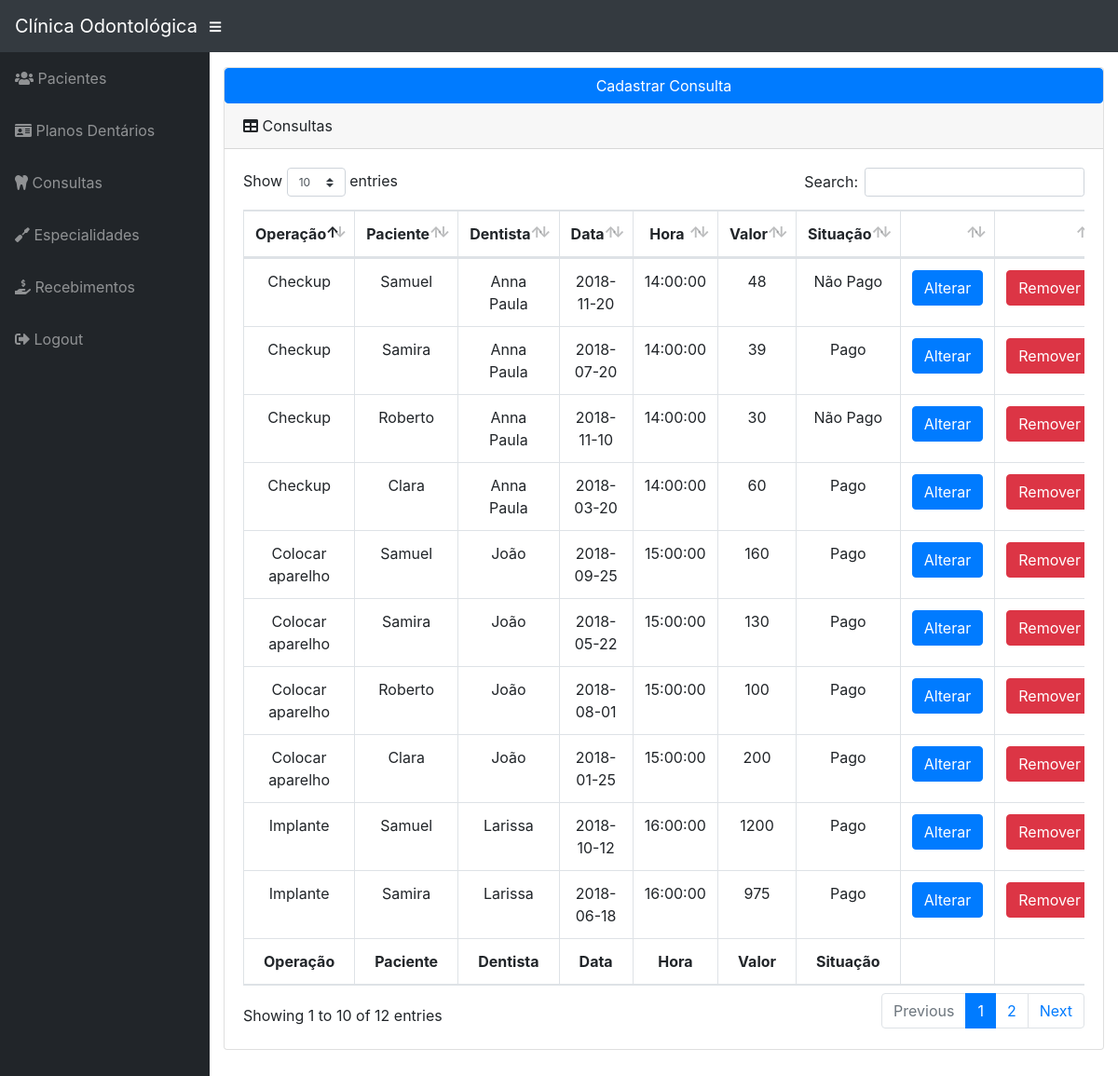
Page /system/recepcionista/consultas.php (signed in) on the committed database.
### tables this page shows
CREATE TABLE IF NOT EXISTS `dentista_consulta_paciente` (
  `id` INT UNSIGNED NOT NULL AUTO_INCREMENT,
  `paciente_id` INT UNSIGNED NOT NULL,
  `dentista_id` INT UNSIGNED NOT NULL,
  `operacao` VARCHAR(45) NOT NULL,
  `data` DATE NOT NULL,
  `horario` TIME NOT NULL,
  `valor` FLOAT NOT NULL,
  `situacao` ENUM('Pago', 'Não Pago') NOT NULL,
  INDEX `fk_dentista_has_paciente_paciente1_idx` (`paciente_id` ASC),
  INDEX `fk_dentista_consulta_paciente_dentista1_idx` (`dentista_id` ASC),
  PRIMARY KEY (`id`),
  UNIQUE INDEX `id_UNIQUE` (`id` ASC),
  CONSTRAINT `fk_dentista_has_paciente_paciente1`
    FOREIGN KEY (`paciente_id`)
    REFERENCES `paciente` (`id`)
    ON DELETE CASCADE
    ON UPDATE CASCADE,
  CONSTRAINT `fk_dentista_consulta_paciente_dentista1`
    FOREIGN KEY (`dentista_id`)
    REFERENCES `dentista` (`funcionario_id`)
    ON DELETE CASCADE
    ON UPDATE CASCADE);

CREATE TABLE IF NOT EXISTS `paciente` (
  `id` INT UNSIGNED NOT NULL AUTO_INCREMENT,
  `nome` VARCHAR(45) NOT NULL,
  `sobrenome` VARCHAR(90) NOT NULL,
  `nascimento` DATE NOT NULL,
  `cpf` CHAR(11) NULL,
  `plano_dentario_id` INT UNSIGNED NULL,
  PRIMARY KEY (`id`),
  UNIQUE INDEX `id_UNIQUE` (`id` ASC),
  UNIQUE INDEX `cpf_UNIQUE` (`cpf` ASC),
  INDEX `fk_paciente_plano_dentario1_idx` (`plano_dentario_id` ASC),
  CONSTRAINT `fk_paciente_plano_dentario1`
    FOREIGN KEY (`plano_dentario_id`)
    REFERENCES `plano_dentario` (`id`)
    ON DELETE SET NULL
    ON UPDATE CASCADE);

CREATE TABLE IF NOT EXISTS `funcionario` (
  `id` INT UNSIGNED NOT NULL AUTO_INCREMENT,
  `nome` VARCHAR(45) NOT NULL,
  `sobrenome` VARCHAR(90) NOT NULL,
  `nascimento` DATE NOT NULL,
  `cpf` CHAR(11) NULL,
  `salario` FLOAT UNSIGNED NOT NULL,
  `cargo` VARCHAR(45) NOT NULL,
  PRIMARY KEY (`id`),
  UNIQUE INDEX `id_UNIQUE` (`id` ASC),
  UNIQUE INDEX `cpf_UNIQUE` (`cpf` ASC));

### php/classDentistaConsultaPaciente.php (called while the page is built, shortened)
<?php
class Dentista_consulta_Paciente{
	private $id;
	public function __construct(){
		$database = new Database();
		$dbSet = $database->dbSet();
		$this->conn = $dbSet;
	}
	public function setId($id){
        $this->id = $id;
    }
	public function viewAll(){
		$stmt = $this->conn->prepare("SELECT * FROM dentista_consulta_paciente");
		$stmt->execute();
		return $stmt;
	}
	public function nomePaciente(){
		try{
			$stmt = $this->conn->prepare("SELECT paciente.nome FROM dentista_consulta_paciente, paciente WHERE dentista_consulta_paciente.paciente_id = paciente.id AND dentista_consulta_paciente.id = :id");
			$stmt->bindParam(":id", $this->id);
			$stmt->execute();
			$result = $stmt->fetch(PDO::FETCH_OBJ);
			if(empty($result)){
				return "";
			}else{
				return $result->nome;
			}
		}catch(PDOExcecption $e){
			echo $e->getMessage();
			return 0;
		}
	}
	public function nomeDentista(){
		try{
			$stmt = $this->conn->prepare("SELECT funcionario.nome FROM dentista_consulta_paciente, funcionario WHERE dentista_consulta_paciente.dentista_id = funcionario.id AND dentista_consulta_paciente.id = :id");
			$stmt->bindParam(":id", $this->id);
			$stmt->execute();
			$result = $stmt->fetch(PDO::FETCH_OBJ);
			if(empty($result)){
				return "";
			}else{
				return $result->nome;
			}
		}catch(PDOExcecption $e){
			echo $e->getMessage();
			return 0;
		}
	}
}
?>

### system/recepcionista/consultas.php (the view, shortened to what this page needs)
<?php include_once'header.php' ?>
<?php
include_once '/../../php/classDentistaConsultaPaciente.php';
$dcp = new Dentista_consulta_Paciente();
?>
      <div id="content-wrapper">
        <div class="container-fluid">
          <div class="card mb-3">
            <div>
              <button class="btn btn-primary btn-block" onclick="window.location.href='cadastrar/cadastrar-consulta.php'" name="cadastrar-consulta">Cadastrar Consulta</button>
            </div>
            <div class="card-header">
              <i class="fas fa-table"></i>
              Consultas</div>
            <div class="card-body">
              <div class="table-responsive">
                <table class="table table-bordered" id="dataTable" width="100%" cellspacing="0">
                  <thead>
                    <tr align="center">
                      <th>Operação</th>
                      <th>Paciente</th>
                      <th>Dentista</th>
                      <th>Data</th>
                      <th>Hora</th>
                      <th>Valor</th>
                      <th>Situação</th>
                      <th></th>
                      <th></th>
                    </tr>
                  </thead>
                  <tfoot>
                    <tr align="center">
                      <th>Operação</th>
                      <th>Paciente</th>
                      <th>Dentista</th>
                      <th>Data</th>
                      <th>Hora</th>
                      <th>Valor</th>
                      <th>Situação</th>
                      <th></th>
                      <th></th>
                    </tr>
                  </tfoot>
                  <tbody>
                      <?php
                      $stmt = $dcp->viewAll();
                      while($row = $stmt->fetch(PDO::FETCH_OBJ)){ ?>
                      <tr align="center">
                        <td> <?= $row->operacao; ?> </td>
                        <?php
                          $dcp->setId($row->id);
                          $nome_paciente = $dcp->nomePaciente();
                        ?>
                        <td> <?= $nome_paciente; ?> </td>
                        <?php
                          $nome_dentista = $dcp->nomeDentista();
                        ?>
                        <td> <?= $nome_dentista; ?> </td>
                        <td> <?= $row->data ?> </td>
                        <td> <?= $row->horario; ?> </td>
                        <td> <?= $row->valor; ?> </td>
                        <td> <?= $row->situacao; ?> </td>
                        <td><a href="editar/editar-consulta.php?id=<?=$row->id?>" class="btn btn-primary">Alterar</a></td>
                        <td><a href="#" class="btn btn-danger" data-toggle="modal" data-target="#removeModal<?=$row->id?>">Remover</a></td>
                      </tr>
                      <?php } ?>
                  </tbody>
                </table>
              </div>
            </div>
          </div>
        </div>
      </div>
      <?php
      $stmt = $dcp->viewAll();
      while($row = $stmt->fetch(PDO::FETCH_OBJ)){ ?>
      <div class="modal fade" id="removeModal<?=$row->id?>" tabindex="-1" role="dialog" aria-labelledby="exampleModalLabel" aria-hidden="true">
        <div class="modal-dialog" role="document">
          <div class="modal-content">
            <div class="modal-header">
              <h5 class="modal-title" id="exampleModalLabel">Você tem certeza que deseja remover a consulta ?</h5>
              <button class="close" type="button" data-dismiss="modal" aria-label="Close">
                <span aria-hidden="true">×</span>
              </button>
            </div>
            <div class="modal-body">Essa ação não poderá ser desfeita</div>
            <div class="modal-footer">
              <button class="btn btn-secondary" type="button" data-dismiss="modal">Cancelar</button>
              <form action="consultas.php" method="post">
                <input type="hidden" name="id" value="<?=$row->id?>">
                <button class="btn btn-primary" href="#" name="botao-remover">Remover</button>
              </form>
            </div>
          </div>
        </div>
      </div>
<?php } include_once'footer.php' ?>

### system/recepcionista/header.php (shortened to what this page needs)
<!DOCTYPE html>
<html lang="en">
  <head>
    <link href="../../vendor/bootstrap/css/bootstrap.min.css" rel="stylesheet">
    <link href="../../vendor/fontawesome-free/css/all.min.css" rel="stylesheet" type="text/css">
    <link href="../../vendor/datatables/dataTables.bootstrap4.css" rel="stylesheet">
    <link href="../../css/sb-admin.css" rel="stylesheet">
  </head>
  <body id="page-top">
    <nav class="navbar navbar-expand navbar-dark bg-dark static-top">
      <a class="navbar-brand mr-1" href="index.php">Clínica Odontológica</a>
      <button class="btn btn-link btn-sm text-white order-1 order-sm-0" id="sidebarToggle" href="#">
        <i class="fas fa-bars"></i>
      </button>
    </nav>
    <div id="wrapper">
      <ul class="sidebar navbar-nav">
        <li class="nav-item">
          <a class="nav-link" href="index.php">
            <i class="fas fa-users"></i>
            <span>Pacientes</span>
          </a>
        </li>
        <li class="nav-item">
          <a class="nav-link" href="planos-dentarios.php">
            <i class="fas fa-id-card"></i>
            <span>Planos Dentários</span>
          </a>
        </li>
        <li class="nav-item">
          <a class="nav-link" href="consultas.php">
            <i class="fas fa-tooth"></i>
            <span>Consultas</span>
          </a>
        </li>
        <li class="nav-item">
          <a class="nav-link" href="especialidades-dentistas.php">
            <i class="fas fa-screwdriver"></i>
            <span>Especialidades</span>
          </a>
        </li>
        <li class="nav-item">
          <a class="nav-link" href="recebimentos.php">
            <i class="fas fa-hand-holding-usd"></i>
            <span>Recebimentos</span>
          </a>
        </li>
        <li class="nav-item">
          <a class="nav-link" href="../../index.php">
            <i class="fas fa-sign-out-alt"></i>
            <span>Logout</span>
          </a>
        </li>
      </ul>

### system/recepcionista/footer.php (shortened to what this page needs)
    </div>
  </body>
</html>

### css/sb-admin.css (style rules this page uses)
html { position: relative; min-height: 100%; }
body { height: 100%; }
#wrapper { display: -webkit-box; display: -ms-flexbox; display: flex; }
#wrapper #content-wrapper { overflow-x: hidden; width: 100%; padding-top: 1rem; padding-bottom: 80px; }
.sidebar { width: 90px !important; background-color: #212529; min-height: calc(100vh - 56px); }
.sidebar .nav-item:last-child { margin-bottom: 1rem; }
.sidebar .nav-item .nav-link { text-align: center; padding: 0.75rem 1rem; width: 90px; }
.sidebar .nav-item .nav-link span { font-size: 0.65rem; display: block; }
.sidebar .nav-item .nav-link { color: rgba(255, 255, 255, 0.5); }
@media (min-width: 768px) { .sidebar { width: 225px !important; } }
@media (min-width: 768px) { .sidebar .nav-item .nav-link { display: block; width: 100%; text-align: left; padding: 1rem; width: 225px; } }
@media (min-width: 768px) { .sidebar .nav-item .nav-link span { font-size: 1rem; display: inline; } }
:root { --input-padding-x: 0.75rem; --input-padding-y: 0.75rem; }

### rows in the picture
dentista_consulta_paciente: operacao "Colocar aparelho", paciente.nome "Samuel", funcionario.nome "João", data "2018-09-25", horario "15:00:00", valor "160", situacao "Pago"
dentista_consulta_paciente: operacao "Implante", paciente.nome "Samuel", funcionario.nome "Larissa", data "2018-10-12", horario "16:00:00", valor "1200", situacao "Pago"
dentista_consulta_paciente: operacao "Checkup", paciente.nome "Samuel", funcionario.nome "Anna Paula", data "2018-11-20", horario "14:00:00", valor "48", situacao "Não Pago"
dentista_consulta_paciente: operacao "Colocar aparelho", paciente.nome "Samira", funcionario.nome "João", data "2018-05-22", horario "15:00:00", valor "130", situacao "Pago"
dentista_consulta_paciente: operacao "Implante", paciente.nome "Samira", funcionario.nome "Larissa", data "2018-06-18", horario "16:00:00", valor "975", situacao "Pago"
dentista_consulta_paciente: operacao "Checkup", paciente.nome "Samira", funcionario.nome "Anna Paula", data "2018-07-20", horario "14:00:00", valor "39", situacao "Pago"
dentista_consulta_paciente: operacao "Colocar aparelho", paciente.nome "Roberto", funcionario.nome "João", data "2018-08-01", horario "15:00:00", valor "100", situacao "Pago"
dentista_consulta_paciente: operacao "Checkup", paciente.nome "Roberto", funcionario.nome "Anna Paula", data "2018-11-10", horario "14:00:00", valor "30", situacao "Não Pago"
dentista_consulta_paciente: operacao "Colocar aparelho", paciente.nome "Clara", funcionario.nome "João", data "2018-01-25", horario "15:00:00", valor "200", situacao "Pago"
dentista_consulta_paciente: operacao "Checkup", paciente.nome "Clara", funcionario.nome "Anna Paula", data "2018-03-20", horario "14:00:00", valor "60", situacao "Pago"
